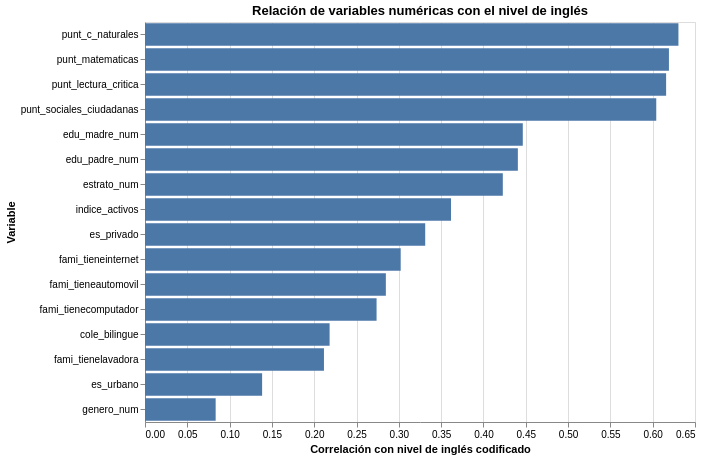

Notebook cell for this chart:
### Code cell
corr_p3_df = corr_p3.reset_index()
corr_p3_df.columns = ['feature', 'correlacion']

chart_corr_p3 = alt.Chart(corr_p3_df).mark_bar().encode(
    x=alt.X('correlacion:Q', title='Correlación con nivel de inglés codificado'),
    y=alt.Y('feature:N', title='Variable', sort='-x'),
    tooltip=[
        alt.Tooltip('feature:N', title='Variable'),
        alt.Tooltip('correlacion:Q', title='Correlación', format='.2f')
    ]
).properties(
    width=550,
    height=400,
    title='Relación de variables numéricas con el nivel de inglés'
)

chart_corr_p3

### Figure 1 — Vega specification as saved in the notebook (floating-point values rounded to 4 significant figures)
{"$schema": "https://vega.github.io/schema/vega/v6.json", "data": [{"name": "source_0"}, {"name": "data_0", "values": [{"correlacion": 0.6304, "correlacion_end": 0.6304, "correlacion_start": 0.0, "feature": "punt_c_naturales"}, {"correlacion": 0.6192, "correlacion_end": 0.6192, "correlacion_start": 0.0, "feature": "punt_matematicas"}, {"correlacion": 0.6159, "correlacion_end": 0.6159, "correlacion_start": 0.0, "feature": "punt_lectura_critica"}, {"correlacion": 0.6042, "correlacion_end": 0.6042, "correlacion_start": 0.0, "feature": "punt_sociales_ciudadanas"}, {"correlacion": 0.4465, "correlacion_end": 0.4465, "correlacion_start": 0.0, "feature": "edu_madre_num"}, {"correlacion": 0.4407, "correlacion_end": 0.4407, "correlacion_start": 0.0, "feature": "edu_padre_num"}, {"correlacion": 0.4229, "correlacion_end": 0.4229, "correlacion_start": 0.0, "feature": "estrato_num"}, {"correlacion": 0.3617, "correlacion_end": 0.3617, "correlacion_start": 0.0, "feature": "indice_activos"}, {"correlacion": 0.3312, "correlacion_end": 0.3312, "correlacion_start": 0.0, "feature": "es_privado"}, {"correlacion": 0.3022, "correlacion_end": 0.3022, "correlacion_start": 0.0, "feature": "fami_tieneinternet"}, {"correlacion": 0.2846, "correlacion_end": 0.2846, "correlacion_start": 0.0, "feature": "fami_tieneautomovil"}, {"correlacion": 0.2737, "correlacion_end": 0.2737, "correlacion_start": 0.0, "feature": "fami_tienecomputador"}, {"correlacion": 0.2182, "correlacion_end": 0.2182, "correlacion_start": 0.0, "feature": "cole_bilingue"}, {"correlacion": 0.2115, "correlacion_end": 0.2115, "correlacion_start": 0.0, "feature": "fami_tienelavadora"}, {"correlacion": 0.1384, "correlacion_end": 0.1384, "correlacion_start": 0.0, "feature": "es_urbano"}, {"correlacion": 0.08351, "correlacion_end": 0.08351, "correlacion_start": 0.0, "feature": "genero_num"}]}, {"name": "source_0_y_domain_feature", "values": [{"feature": "punt_c_naturales", "sort_field": 0.6304}, {"feature": "punt_matematicas", "sort_field": 0.6192}, {"feature": "punt_lectura_critica", "sort_field": 0.6159}, {"feature": "punt_sociales_ciudadanas", "sort_field": 0.6042}, {"feature": "edu_madre_num", "sort_field": 0.4465}, {"feature": "edu_padre_num", "sort_field": 0.4407}, {"feature": "estrato_num", "sort_field": 0.4229}, {"feature": "indice_activos", "sort_field": 0.3617}, {"feature": "es_privado", "sort_field": 0.3312}, {"feature": "fami_tieneinternet", "sort_field": 0.3022}, {"feature": "fami_tieneautomovil", "sort_field": 0.2846}, {"feature": "fami_tienecomputador", "sort_field": 0.2737}, {"feature": "cole_bilingue", "sort_field": 0.2182}, {"feature": "fami_tienelavadora", "sort_field": 0.2115}, {"feature": "es_urbano", "sort_field": 0.1384}, {"feature": "genero_num", "sort_field": 0.08351}]}], "marks": [{"type": "rect", "name": "marks", "from": {"data": "data_0"}, "encode": {"update": {"y": {"field": "feature", "scale": "y"}, "x": {"field": "correlacion_end", "scale": "x"}, "fill": {"value": "#4c78a8"}, "height": {"signal": "max(0.25, bandwidth('y'))"}, "tooltip": {"signal": "{\"Variable\": isValid(datum[\"feature\"]) ? isArray(datum[\"feature\"]) ? join(datum[\"feature\"], '\\n') : datum[\"feature\"] : \"\"+datum[\"feature\"], \"Correlación\": format(datum[\"correlacion\"], \".2f\")}"}, "x2": {"field": "correlacion_start", "scale": "x"}}}, "style": ["bar"]}], "scales": [{"name": "x", "type": "linear", "domain": {"data": "data_0", "fields": ["correlacion_start", "correlacion_end"]}, "range": [0, {"signal": "width"}], "nice": true, "zero": true}, {"name": "y", "type": "band", "domain": {"data": "source_0_y_domain_feature", "field": "feature", "sort": {"op": "max", "field": "sort_field", "order": "descending"}}, "range": [0, {"signal": "height"}], "paddingOuter": 0.05, "paddingInner": 0.1}], "axes": [{"scale": "x", "zindex": 0, "labels": false, "maxExtent": 0, "minExtent": 0, "gridScale": "y", "ticks": false, "orient": "bottom", "grid": true, "tickCount": {"signal": "ceil(width/40)"}, "domain": false, "aria": false}, {"scale": "x", "tickCount": {"signal": "ceil(width/40)"}, "title": "Correlación con nivel de inglés codificado", "grid": false, "zindex": 0, "labelFlush": true, "orient": "bottom", "labelOverlap": true}, {"scale": "y", "grid": false, "title": "Variable", "orient": "left", "zindex": 0}], "title": {"text": "Relación de variables numéricas con el nivel de inglés", "frame": "group"}, "height": 400, "style": "cell", "background": "white", "width": 550, "padding": 5}
